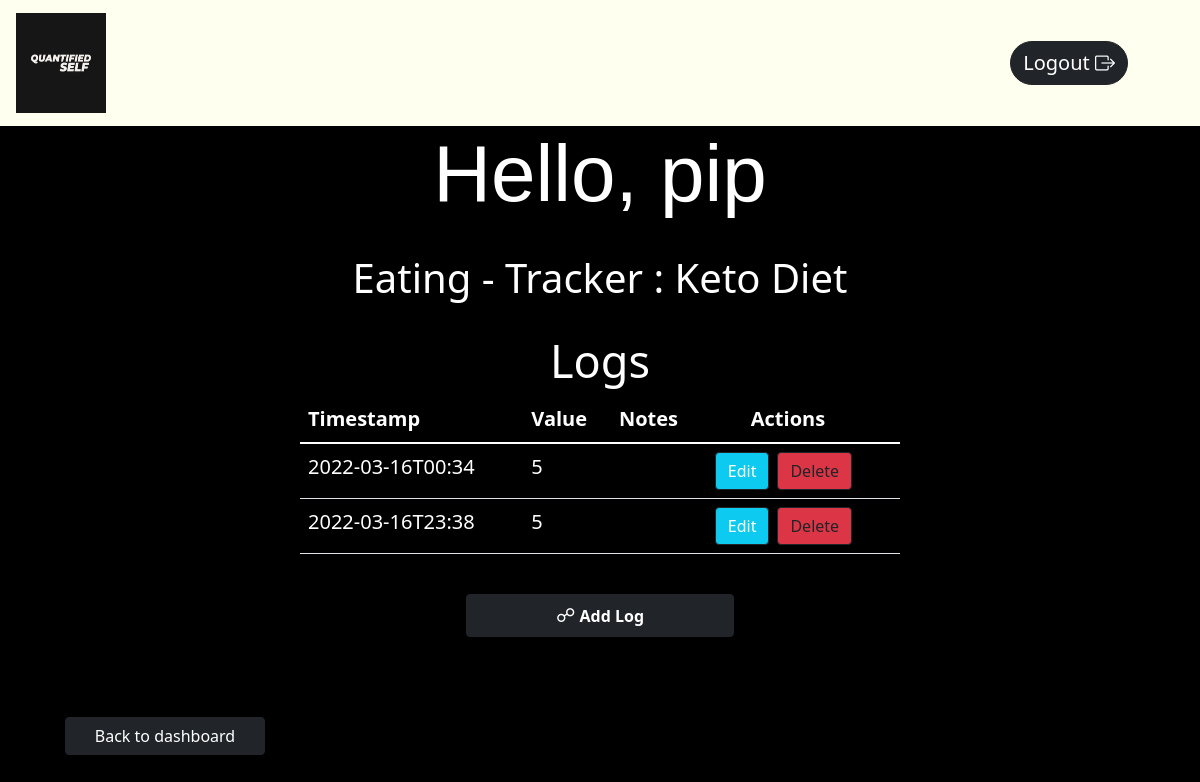
/logs/6, run on the app's committed database.
### app.py (models this page shows, shortened)
class User(db.Model, UserMixin):
    __tablename__ = 'user'
    user_id = db.Column(db.Integer, primary_key=True, autoincrement=True)
    username = db.Column(db.String, nullable=False, unique=True)
    password = db.Column(db.String, nullable=False)
    trackers = db.relationship("Tracker")

class Tracker(db.Model):
    __tablename__ = 'tracker'
    tracker_id = db.Column(db.Integer, primary_key=True, autoincrement=True)
    user_id = db.Column(db.Integer, db.ForeignKey("user.user_id"), nullable=False)
    tracker_name = db.Column(db.String, nullable=False)
    description = db.Column(db.String, nullable=False)
    tracker_type = db.Column(db.String, nullable=False)
    options = db.Column(db.String, nullable=True, default=None)
    logs = db.relationship('Log')

class Log(db.Model):
    __tablename__ = 'logger'
    logger_id = db.Column(db.Integer, autoincrement=True, primary_key=True)
    tracker_id = db.Column(db.Integer, db.ForeignKey("tracker.tracker_id"), nullable=False)
    log_value = db.Column(db.String, nullable=False)
    comments = db.Column(db.String, nullable=True)
    timestamp = db.Column(db.String, nullable=False, default=datetime.now())

### app.py (the view, shortened to what this page needs)
@app.route("/logs/<int:tid>", methods=["GET", "POST"])
def logs(tid):
    track = Tracker.query.filter_by(tracker_id=tid).first()
    trackers=User.query.filter_by(user_id=track.user_id).first()
    if request.method == "GET":
        loggers=Log.query.filter_by(tracker_id=tid).all()
        return render_template("logs.html", track=track,c=trackers, d=trackers.trackers, loggers=loggers)
    loggers=Log.query.filter_by(tracker_id=tid).all()
    return render_template("logs.html", track=track,c=trackers, loggers=loggers)

### templates/logs.html (shortened to what this page needs)
<!DOCTYPE html>
<html lang="en">
<head>
    <link href="https://cdn.jsdelivr.net/npm/bootstrap@5.1.3/dist/css/bootstrap.min.css" rel="stylesheet"
>
        <link rel="stylesheet" href="https://cdn.jsdelivr.net/npm/bootstrap-icons@1.8.1/font/bootstrap-icons.css">
    <link rel="stylesheet" type="text/css" href="{{ url_for('static' ,filename='style.css') }}">
</head>
<body class="bg-Logs">
    <nav class="navbar navbar-light ">
        <div class="container mx-1 ">
            <a class="navbar-brand" style="font-size: 30px;" href="/dashboard/{{c.user_id}}">
                <img src="{{ url_for('static' ,filename='QS logo.png') }}" alt="" width="90" height="100"
                    class="d-inline-block align-text-middle">
            </a>
            <a class="btn btn-dark btn-block mx-1" style="font-size:20px; border-radius: 25px;" href="/logout">Logout <i class="bi bi-box-arrow-right"></i></a>
        </div>
    </nav>
    <div class="log-centre">
        <h1 class=" display-4 mx-5"
        style="font-family: 'Franklin Gothic Medium', 'Arial Narrow', Arial, sans-serif; font-size: 80px;"> Hello,
        {{c.username}}</h1>
    <br>
        <h1 class="mx-5">{{track['tracker_name']}} - Tracker : {{track['description']}}</h1>
        <br>
        <h1 class="mx-5" style="font-size: 45px;">Logs</h1>
    </div>
    <table class="container table table table-striped table-hover " style="width:50%; ">
        <thead class="logs-color">
            <tr style="font-size: 20px;">
                <th scope="col">Timestamp</th>
                <th scope="col">Value</th>
                <th scope="col">Notes</th>
                <th scope="col" style="position: relative; left:40px;">Actions</th>
            </tr>
        </thead>
        <tbody class="logs-color">
            {% for i in loggers %}
            <tr style="font-size: 20px;">
                <td scope="col">{{i.timestamp}}</td>
                <td scope="col">{{i.log_value}}</td>
                <td scope="col">{{i.comments}}</td>
                <td scope="col"><a href="/update_log/{{i.tracker_id}}" type="button" class="btn btn-outline-dark btn-info mx-1 logs-color">Edit</button>
                        <a href="/delete_log/{{i.logger_id}}" type="button" class="btn btn-outline-dark btn-danger mx-1">Delete</button>
                </td>
            </tr>
            {% endfor %}
        </tbody>
    </table><br>
    <div
        class="d-grid gap-2 col-3 mx-auto">
        <button type="submit" class="btn btn-dark btn-block mx-3" data-bs-toggle="modal" data-bs-target="#logModal">
            <span style="font-size:120%;color:white;">&#9741;</span> <b> Add Log
            </b> </button>
    </div>
    <a href="/dashboard/{{track['user_id']}}" class="container btn btn-dark col-2"
        style="position: relative; bottom: -80px; left: 65px;">  Back to dashboard</a>
</body>
</html>

### static/style.css (style rules this page uses)
.bg-Logs { background: #000000; background: -webkit-linear-gradient(to right, #000000, #000000); background: linear-gradient(to right, #000000, #000000); }
h1 { color: white; font-family: unset; }
.navbar { background: ivory; }
.log-centre { display: flex; justify-content: center; flex-direction: column; align-items: center; }
.logs-color { color: white !important; }
.logs-color td { color: white !important; }

### data on the page
User: username "pip"
Tracker: tracker_name "Eating", description "Keto Diet"
Log: timestamp "2022-03-16T00:34", log_value "5"
Log: timestamp "2022-03-16T23:38", log_value "5"
